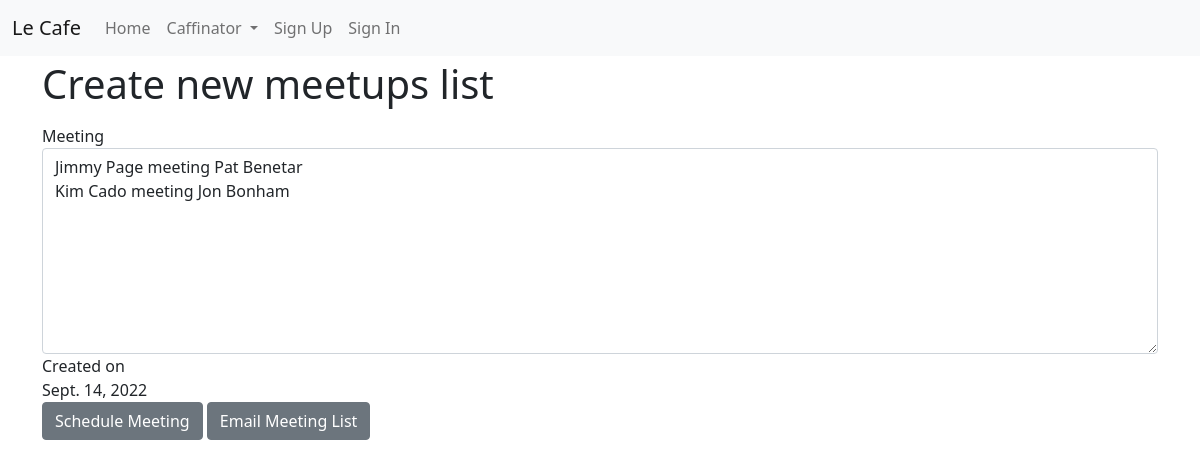
Page /cafe/make_meetings on the committed database.
### cafinator/models.py (models this page shows)
class MeetRecord(models.Model):
    recorded = models.DateField(auto_now_add=True)
    detail = models.CharField(max_length=300, blank=False, null=False)
    objects = RecordManager()

### cafinator/views.py (the view, shortened to what this page needs)
# urls.py: path('make_meetings', make_meetings, name='make_meetings'),
def make_meetings(request):
    logger.info('Start')
    last_mtg, last_set = get_latest_meeting_record()
    form = SetMeetingForm()
    template = 'create_meeting.html'
    context = {
        'title': 'Create new meetups list',
        'form': form,
        'meetings': last_mtg,
        'created': last_set,
    }
    return render(request, template, context)

### cafinator/forms.py
class SetMeetingForm(forms.Form):
    meetings = forms.CharField(widget=forms.Textarea(attrs={'rows': 8, "cols": 30}), required=False, strip=True)
    created = forms.DateField(required=False)

### cafinator/models.py (called while the page is built)
    def all(self):
        qs = super(RecordManager, self).all()
        return qs

### cafinator/views.py (called while the page is built)
def get_latest_meeting_record():
    logger.info('Start')
    no_qs = False
    try:
        last_meeting = MeetRecord.objects.all().order_by('pk').last()
        if not last_meeting:
            no_qs = True
    except ObjectDoesNotExist:
        no_qs = True
    if no_qs:
        last_mtg = 'None'
        last_set = ''
    else:
        last_mtg = last_meeting.detail.strip()
        last_set = last_meeting.recorded
    return last_mtg, last_set

### le_cafe/users/context_processors.py (called while the page is built)
def allauth_settings(request):
    return {
        "ACCOUNT_ALLOW_REGISTRATION": settings.ACCOUNT_ALLOW_REGISTRATION,
    }

### cafinator/templates/create_meeting.html (shortened to what this page needs)
{% extends "base.html" %}
{% load crispy_forms_tags %}
{% block content %}
<h1>{{ title }}</h1>
    <p>
    <form method='POST' action="" >
      <div class="form_group">
        <label>Meeting</label>
        <div class>
          <textarea name="meeting" cols="20" rows="8" class="textarea form-control">{{meetings}}</textarea>
        </div>
      </div>
    <div class="form_group">
        <label>Created on</label>
        <div class>
            {{created}}
        </div>
      </div>
        <input type='submit' class="btn btn-secondary" name = 'make_meeting' value = 'Schedule Meeting'>
        <input type='submit' class="btn btn-secondary" name = 'email' value = 'Email Meeting List'>
    </form>
    </p>
{% endblock content %}

### rows in the picture
MeetRecord: meeting "Jimmy Page meeting Pat Benetar Kim Cado meeting Jon Bonham", recorded "Sept. 14, 2022"

### other values in the picture
{{ title }} "Create new meetups list"
